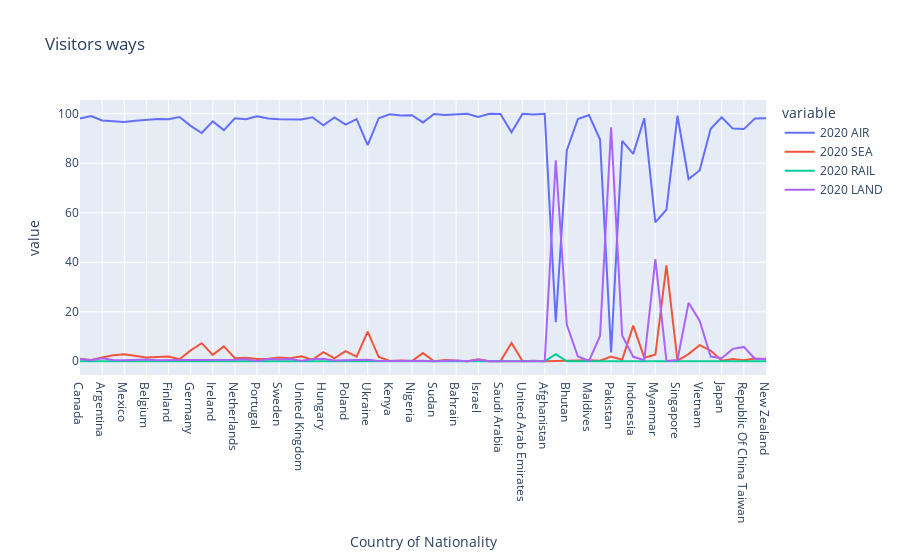

This figure's notebook cell:
### Code cell
px.line(df,df.index,['2020 AIR',
    '2020 SEA',
    '2020 RAIL',
    '2020 LAND'],title='Visitors ways')

### Figure 1 — Plotly figure (JSON) as saved in the notebook; plotly's stock layout.template omitted (floating-point values rounded to 4 significant figures)
{"data": [{"hovertemplate": "variable=2020 AIR<br>Country of Nationality=%{x}<br>value=%{y}<extra></extra>", "legendgroup": "2020 AIR", "line": {"color": "#636efa", "dash": "solid"}, "marker": {"symbol": "circle"}, "mode": "lines", "name": "2020 AIR", "orientation": "v", "showlegend": true, "type": "scatter", "x": ["Canada", "United States Of America", "Argentina", "Brazil", "Mexico", "Austria", "Belgium", "Denmark", "Finland", "France", "Germany", "Greece", "Ireland", "Italy", "Netherlands", "Norway", "Portugal", "Spain", "Sweden", "Switzerland", "United Kingdom", "Czech Rep.", "Hungary", "Kazakhstan", "Poland", "Russian Federation", "Ukraine", "Egypt", "Kenya", "Mauritius", "Nigeria", "South Africa", "Sudan", "Tanzania", "Bahrain", "Iraq", "Israel", "Oman", "Saudi Arabia", "Turkey", "United Arab Emirates", "Yemen", "Afghanistan", "Bangladesh", "Bhutan", "Iran", "Maldives", "Nepal", "Pakistan", "Sri Lanka", "Indonesia", "Malaysia", "Myanmar", "Philippines", "Singapore", "Thailand", "Vietnam", "China", "Japan", "Korea (Republic Of ", "Republic Of China Taiwan", "Australia", "New Zealand"], "xaxis": "x", "y": [98.1, 99.1, 97.3, 97.1, 96.7, 97.2, 97.7, 97.9, 97.8, 98.7, 95.1, 92.2, 96.9, 93.4, 98.2, 97.8, 99, 98.1, 97.8, 97.9, 97.7, 98.6, 95.3, 98.5, 95.6, 97.8, 87.3, 98.2, 99.8, 99.3, 99.4, 96.5, 99.9, 99.5, 99.6, 100, 98.7, 100, 99.9, 92.5, 100, 99.7, 100, 15.8, 85.3, 97.9, 99.5, 89.6, 3.6, 89, 83.8, 98.2, 56.1, 61.2, 99.2, 73.6, 77.1, 93.9, 98.6, 94, 93.8, 98.1, 98.2], "yaxis": "y"}, {"hovertemplate": "variable=2020 SEA<br>Country of Nationality=%{x}<br>value=%{y}<extra></extra>", "legendgroup": "2020 SEA", "line": {"color": "#EF553B", "dash": "solid"}, "marker": {"symbol": "circle"}, "mode": "lines", "name": "2020 SEA", "orientation": "v", "showlegend": true, "type": "scatter", "x": ["Canada", "United States Of America", "Argentina", "Brazil", "Mexico", "Austria", "Belgium", "Denmark", "Finland", "France", "Germany", "Greece", "Ireland", "Italy", "Netherlands", "Norway", "Portugal", "Spain", "Sweden", "Switzerland", "United Kingdom", "Czech Rep.", "Hungary", "Kazakhstan", "Poland", "Russian Federation", "Ukraine", "Egypt", "Kenya", "Mauritius", "Nigeria", "South Africa", "Sudan", "Tanzania", "Bahrain", "Iraq", "Israel", "Oman", "Saudi Arabia", "Turkey", "United Arab Emirates", "Yemen", "Afghanistan", "Bangladesh", "Bhutan", "Iran", "Maldives", "Nepal", "Pakistan", "Sri Lanka", "Indonesia", "Malaysia", "Myanmar", "Philippines", "Singapore", "Thailand", "Vietnam", "China", "Japan", "Korea (Republic Of ", "Republic Of China Taiwan", "Australia", "New Zealand"], "xaxis": "x", "y": [1, 0.5, 1.5, 2.4, 2.8, 2.3, 1.5, 1.7, 1.9, 0.8, 4.4, 7.3, 2.6, 6, 1.2, 1.4, 0.9, 1, 1.5, 1.2, 2, 0.6, 3.7, 1.2, 4.1, 1.9, 12, 1.7, 0.1, 0.3, 0.1, 3.3, 0, 0.5, 0.2, 0, 0.8, 0, 0, 7.4, 0, 0.2, 0, 0.1, 0, 0.1, 0.4, 0.2, 1.9, 0.6, 14.4, 1.4, 2.6, 38.7, 0.3, 2.9, 6.5, 4.3, 0.2, 0.9, 0.4, 1.1, 0.8], "yaxis": "y"}, {"hovertemplate": "variable=2020 RAIL<br>Country of Nationality=%{x}<br>value=%{y}<extra></extra>", "legendgroup": "2020 RAIL", "line": {"color": "#00cc96", "dash": "solid"}, "marker": {"symbol": "circle"}, "mode": "lines", "name": "2020 RAIL", "orientation": "v", "showlegend": true, "type": "scatter", "x": ["Canada", "United States Of America", "Argentina", "Brazil", "Mexico", "Austria", "Belgium", "Denmark", "Finland", "France", "Germany", "Greece", "Ireland", "Italy", "Netherlands", "Norway", "Portugal", "Spain", "Sweden", "Switzerland", "United Kingdom", "Czech Rep.", "Hungary", "Kazakhstan", "Poland", "Russian Federation", "Ukraine", "Egypt", "Kenya", "Mauritius", "Nigeria", "South Africa", "Sudan", "Tanzania", "Bahrain", "Iraq", "Israel", "Oman", "Saudi Arabia", "Turkey", "United Arab Emirates", "Yemen", "Afghanistan", "Bangladesh", "Bhutan", "Iran", "Maldives", "Nepal", "Pakistan", "Sri Lanka", "Indonesia", "Malaysia", "Myanmar", "Philippines", "Singapore", "Thailand", "Vietnam", "China", "Japan", "Korea (Republic Of ", "Republic Of China Taiwan", "Australia", "New Zealand"], "xaxis": "x", "y": [0, 0, 0, 0, 0, 0, 0, 0, 0, 0, 0, 0, 0, 0, 0, 0, 0, 0, 0, 0, 0, 0.1, 0, 0, 0, 0, 0, 0, 0, 0, 0, 0, 0, 0, 0, 0, 0, 0, 0, 0, 0, 0, 0, 2.9, 0, 0, 0, 0, 0, 0, 0, 0, 0, 0, 0, 0, 0, 0, 0, 0, 0, 0, 0], "yaxis": "y"}, {"hovertemplate": "variable=2020 LAND<br>Country of Nationality=%{x}<br>value=%{y}<extra></extra>", "legendgroup": "2020 LAND", "line": {"color": "#ab63fa", "dash": "solid"}, "marker": {"symbol": "circle"}, "mode": "lines", "name": "2020 LAND", "orientation": "v", "showlegend": true, "type": "scatter", "x": ["Canada", "United States Of America", "Argentina", "Brazil", "Mexico", "Austria", "Belgium", "Denmark", "Finland", "France", "Germany", "Greece", "Ireland", "Italy", "Netherlands", "Norway", "Portugal", "Spain", "Sweden", "Switzerland", "United Kingdom", "Czech Rep.", "Hungary", "Kazakhstan", "Poland", "Russian Federation", "Ukraine", "Egypt", "Kenya", "Mauritius", "Nigeria", "South Africa", "Sudan", "Tanzania", "Bahrain", "Iraq", "Israel", "Oman", "Saudi Arabia", "Turkey", "United Arab Emirates", "Yemen", "Afghanistan", "Bangladesh", "Bhutan", "Iran", "Maldives", "Nepal", "Pakistan", "Sri Lanka", "Indonesia", "Malaysia", "Myanmar", "Philippines", "Singapore", "Thailand", "Vietnam", "China", "Japan", "Korea (Republic Of ", "Republic Of China Taiwan", "Australia", "New Zealand"], "xaxis": "x", "y": [0.9, 0.4, 1.2, 0.5, 0.4, 0.5, 0.7, 0.4, 0.3, 0.5, 0.5, 0.5, 0.4, 0.6, 0.6, 0.8, 0.1, 0.9, 0.7, 0.9, 0.2, 0.8, 1, 0.3, 0.4, 0.3, 0.6, 0.1, 0.1, 0.3, 0.4, 0.2, 0, 0.1, 0.3, 0, 0.6, 0, 0, 0.1, 0, 0.1, 0, 81.2, 14.7, 1.9, 0.1, 10.2, 94.5, 10.4, 1.8, 0.4, 41.3, 0.1, 0.5, 23.6, 16.4, 1.9, 1.2, 5, 5.8, 0.9, 1], "yaxis": "y"}], "layout": {"legend": {"title": {"text": "variable"}, "tracegroupgap": 0}, "title": {"text": "Visitors ways"}, "xaxis": {"anchor": "y", "domain": [0, 1], "title": {"text": "Country of Nationality"}}, "yaxis": {"anchor": "x", "domain": [0, 1], "title": {"text": "value"}}}}
